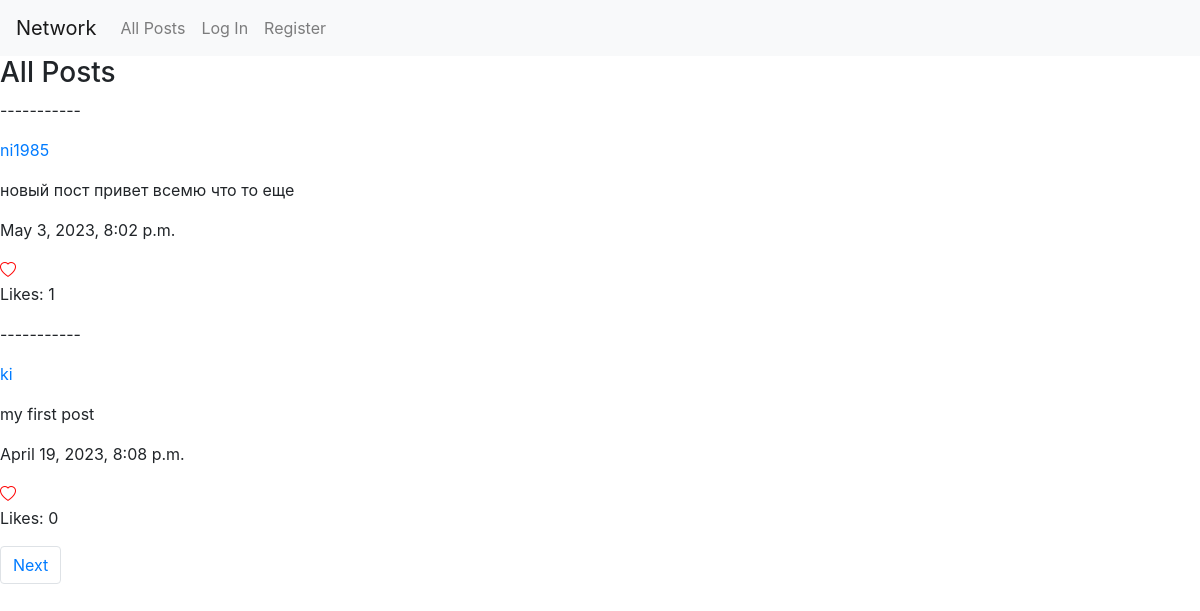
The page / on the database its author committed.
### network/models.py (models this page shows, shortened)
class Post(models.Model):
    creator = models.ForeignKey(
        User,
        on_delete = models.CASCADE)
    post_text = models.TextField()
    post_time = models.DateTimeField(auto_now_add=True)
    likes = models.ManyToManyField(
        User,
        blank = True,
        related_name = 'Likes'
    )

class User(AbstractUser):
    pass

### network/views.py (the view)
# urls.py: path("", views.index, name="index"),
def index(request):
    if request.user.is_active:
        if request.method == "POST":
            new_post = PostForm(request.POST)
            if new_post.is_valid():
                post = new_post.save(commit=False)
                post.creator = request.user
                post.save()
            return HttpResponseRedirect(reverse('index'))
        else:
            new_post_form = PostForm()
    else:
        new_post_form = None
    posts = Post.objects.select_related('creator').order_by('-post_time')
    page_number = request.GET.get('page')
    paginator = Paginator(posts, per_page = 2)
    page_obj = paginator.get_page(page_number)
    return render(request, "network/index.html", {
        'new_post': new_post_form,
        'posts': page_obj
    })

### network/templates/network/index.html (shortened to what this page needs)
{% extends "network/layout.html" %}
{% load crispy_forms_tags %}
{% load static %}
{% block body %}
    <h3>All Posts</h3>
    <div>
        {% for post in posts %}
        <div>
            <p>-----------</p>
            <a href="/profile/{{ post.creator }}" id="post-creator-{{ post.id }}"><p>{{ post.creator }}</p></a>
            <p id="post-text-{{ post.id }}">{{ post.post_text }}</p>
            <p>{{ post.post_time }}</p>
            {% if user in post.likes.all %}
                <i class="bi bi-heart-fill heart" like-id="{{ post.id }}"></i>
            {% else %}
                <i class="bi bi-heart heart" like-id="{{ post.id }}"></i>
            {% endif %}
            <p>Likes: {{ post.likes.count }}</p>
        </div>
        {% endfor %}
    </div>
    <nav aria-label="Page navigation">
        <ul class="pagination">
        {% if posts.has_next %}
            <li class="page-item"><a class="page-link" href="?page={{ posts.next_page_number }}">Next</a></li>
        {% endif %}
        </ul>
    </nav>
{% endblock %}

### network/static/network/styles.css (style rules this page uses)
.heart { color: red; }

### rows shown on the page
Post: creator "ni1985", post_text "новый пост привет всемю что то еще", post_time "May 3, 2023, 8:02 p.m.", likes.count "1"
Post: creator "ki", post_text "my first post", post_time "April 19, 2023, 8:08 p.m.", likes.count "0"
